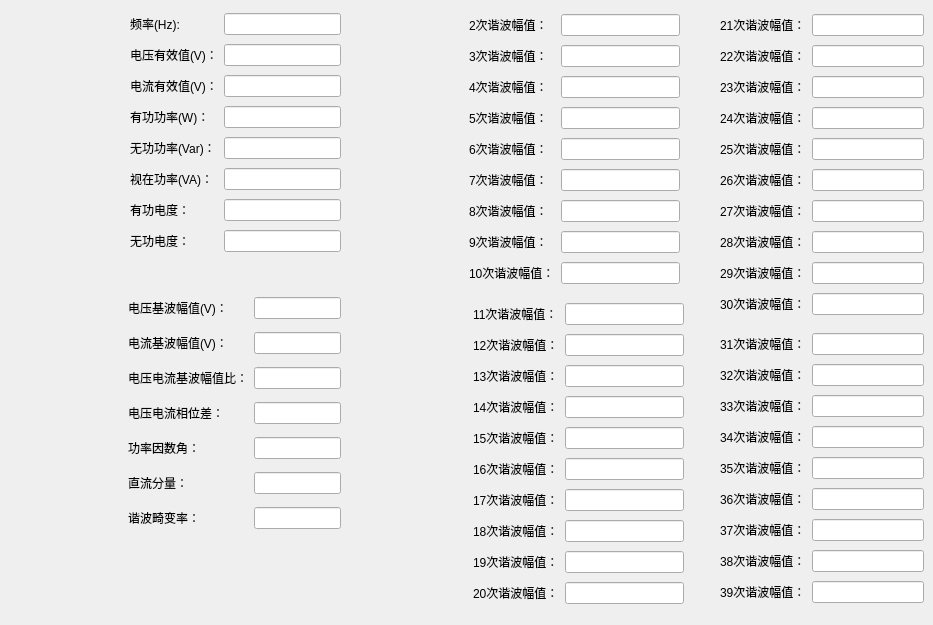
   <widget class="QWidget" name="tab_3">
    <attribute name="title">
     <string>B相基本量</string>
    </attribute>
    <widget class="QWidget" name="layoutWidget_27">
     <property name="geometry">
      <rect>
       <x>130</x>
       <y>10</y>
       <width>211</width>
       <height>252</height>
      </rect>
     </property>
     <layout class="QGridLayout" name="gridLayout_9">
      <item row="0" column="0">
       <widget class="QLabel" name="label_111">
        <property name="text">
         <string>频率(Hz):</string>
        </property>
       </widget>
      </item>
      <item row="0" column="1">
       <widget class="QLineEdit" name="B_FHz"/>
      </item>
      <item row="1" column="0">
       <widget class="QLabel" name="label_112">
        <property name="text">
         <string>电压有效值(V)：</string>
        </property>
       </widget>
      </item>
      <item row="1" column="1">
       <widget class="QLineEdit" name="B_rms"/>
      </item>
      <item row="2" column="0">
       <widget class="QLabel" name="label_113">
        <property name="text">
         <string>电流有效值(V)：</string>
        </property>
       </widget>
      </item>
      <item row="2" column="1">
       <widget class="QLineEdit" name="B_I_rms"/>
      </item>
      <item row="3" column="0">
       <widget class="QLabel" name="label_114">
        <property name="text">
         <string>有功功率(W)：</string>
        </property>
       </widget>
      </item>
      <item row="3" column="1">
       <widget class="QLineEdit" name="B_PW"/>
      </item>
      <item row="4" column="0">
       <widget class="QLabel" name="label_115">
        <property name="text">
         <string>无功功率(Var)：</string>
        </property>
       </widget>
      </item>
      <item row="4" column="1">
       <widget class="QLineEdit" name="B_QVar"/>
      </item>
      <item row="5" column="0">
       <widget class="QLabel" name="label_116">
        <property name="text">
         <string>视在功率(VA)：</string>
        </property>
       </widget>
      </item>
      <item row="5" column="1">
       <widget class="QLineEdit" name="B_SVA"/>
      </item>
      <item row="6" column="0">
       <widget class="QLabel" name="label_117">
        <property name="text">
         <string>有功电度：</string>
        </property>
       </widget>
      </item>
      <item row="6" column="1">
       <widget class="QLineEdit" name="B_PT"/>
      </item>
      <item row="7" column="0">
       <widget class="QLabel" name="label_118">
        <property name="text">
         <string>无功电度：</string>
        </property>
       </widget>
      </item>
      <item row="7" column="1">
       <widget class="QLineEdit" name="B_QT"/>
      </item>
     </layout>
    </widget>
    <widget class="QWidget" name="layoutWidget_28">
     <property name="geometry">
      <rect>
       <x>469</x>
       <y>11</y>
       <width>211</width>
       <height>284</height>
      </rect>
     </property>
     <layout class="QGridLayout" name="gridLayout_17">
      <item row="0" column="0">
       <widget class="QLabel" name="label_119">
        <property name="text">
         <string>2次谐波幅值：</string>
        </property>
       </widget>
      </item>
      <item row="0" column="1">
       <widget class="QLineEdit" name="B_ercixiebofuzhi"/>
      </item>
      <item row="1" column="0">
       <widget class="QLabel" name="label_120">
        <property name="text">
         <string>3次谐波幅值：</string>
        </property>
       </widget>
      </item>
      <item row="1" column="1">
       <widget class="QLineEdit" name="B_sancixiebofuzhi"/>
      </item>
      <item row="2" column="0">
       <widget class="QLabel" name="label_121">
        <property name="text">
         <string>4次谐波幅值：</string>
        </property>
       </widget>
      </item>
      <item row="2" column="1">
       <widget class="QLineEdit" name="B_sicixiebofuzhi"/>
      </item>
      <item row="3" column="0">
       <widget class="QLabel" name="label_122">
        <property name="text">
         <string>5次谐波幅值：</string>
        </property>
       </widget>
      </item>
      <item row="3" column="1">
       <widget class="QLineEdit" name="B_wucixiebofuzhi"/>
      </item>
      <item row="4" column="0">
       <widget class="QLabel" name="label_123">
        <property name="text">
         <string>6次谐波幅值：</string>
        </property>
       </widget>
      </item>
      <item row="4" column="1">
       <widget class="QLineEdit" name="B_liucixiebofuzhi"/>
      </item>
      <item row="5" column="0">
       <widget class="QLabel" name="label_124">
        <property name="text">
         <string>7次谐波幅值：</string>
        </property>
       </widget>
      </item>
      <item row="5" column="1">
       <widget class="QLineEdit" name="B_qicixiebofuzhi"/>
      </item>
      <item row="6" column="0">
       <widget class="QLabel" name="label_125">
        <property name="text">
         <string>8次谐波幅值：</string>
        </property>
       </widget>
      </item>
      <item row="6" column="1">
       <widget class="QLineEdit" name="B_bacixiebofuzhi">
        <property name="text">
         <string/>
        </property>
       </widget>
      </item>
      <item row="7" column="0">
       <widget class="QLabel" name="label_126">
        <property name="text">
         <string>9次谐波幅值：</string>
        </property>
       </widget>
      </item>
      <item row="7" column="1">
       <widget class="QLineEdit" name="B_jiucixiebofuzhi"/>
      </item>
      <item row="8" column="0">
       <widget class="QLabel" name="label_127">
        <property name="text">
         <string>10次谐波幅值：</string>
        </property>
       </widget>
      </item>
      <item row="8" column="1">
       <widget class="QLineEdit" name="B_shicixiebofuzhi"/>
      </item>
     </layout>
    </widget>
    <widget class="QWidget" name="layoutWidget_29">
     <property name="geometry">
      <rect>
       <x>473</x>
       <y>300</y>
       <width>211</width>
       <height>316</height>
      </rect>
     </property>
     <layout class="QGridLayout" name="gridLayout_18">
      <item row="0" column="0">
       <widget class="QLabel" name="label_128">
        <property name="text">
         <string>11次谐波幅值：</string>
        </property>
       </widget>
      </item>
      <item row="0" column="1">
       <widget class="QLineEdit" name="B_shiyicixiebofuzhi"/>
      </item>
      <item row="1" column="0">
       <widget class="QLabel" name="label_129">
        <property name="text">
         <string>12次谐波幅值：</string>
        </property>
       </widget>
      </item>
      <item row="1" column="1">
       <widget class="QLineEdit" name="B_shiercixiebofuzhi"/>
      </item>
      <item row="2" column="0">
       <widget class="QLabel" name="label_3">
        <property name="text">
         <string>13次谐波幅值：</string>
        </property>
       </widget>
      </item>
      <item row="2" column="1">
       <widget class="QLineEdit" name="B_shisancixiebofuzhi"/>
      </item>
      <item row="3" column="0">
       <widget class="QLabel" name="label_131">
        <property name="text">
         <string>14次谐波幅值：</string>
        </property>
       </widget>
      </item>
      <item row="3" column="1">
       <widget class="QLineEdit" name="B_shisicixiebofuzhi"/>
      </item>
      <item row="4" column="0">
       <widget class="QLabel" name="label_132">
        <property name="text">
         <string>15次谐波幅值：</string>
        </property>
       </widget>
      </item>
      <item row="4" column="1">
       <widget class="QLineEdit" name="B_shiwucixiebofuzhi"/>
      </item>
      <item row="5" column="0">
       <widget class="QLabel" name="label_133">
        <property name="text">
         <string>16次谐波幅值：</string>
        </property>
       </widget>
      </item>
      <item row="5" column="1">
       <widget class="QLineEdit" name="B_shiliucixiebofuzhi"/>
      </item>
      <item row="6" column="0">
       <widget class="QLabel" name="label_134">
        <property name="text">
         <string>17次谐波幅值：</string>
        </property>
       </widget>
      </item>
      <item row="6" column="1">
       <widget class="QLineEdit" name="B_shiqicixiebofuzhi">
        <property name="text">
         <string/>
        </property>
       </widget>
      </item>
      <item row="7" column="0">
       <widget class="QLabel" name="label_135">
        <property name="text">
         <string>18次谐波幅值：</string>
        </property>
       </widget>
      </item>
      <item row="7" column="1">
       <widget class="QLineEdit" name="B_shibacixiebofuzhi"/>
      </item>
      <item row="8" column="0">
       <widget class="QLabel" name="label_136">
        <property name="text">
         <string>19次谐波幅值：</string>
        </property>
       </widget>
      </item>
      <item row="8" column="1">
       <widget class="QLineEdit" name="B_shijiucixiebofuzhi"/>
      </item>
      <item row="9" column="0">
       <widget class="QLabel" name="label_137">
        <property name="text">
         <string>20次谐波幅值：</string>
        </property>
       </widget>
      </item>
      <item row="9" column="1">
       <widget class="QLineEdit" name="B_ershicixiebofuzhi"/>
      </item>
     </layout>
    </widget>
    <widget class="QWidget" name="layoutWidget_30">
     <property name="geometry">
      <rect>
       <x>720</x>
       <y>11</y>
       <width>204</width>
       <height>316</height>
      </rect>
     </property>
     <layout class="QGridLayout" name="gridLayout_19">
      <item row="0" column="0">
       <widget class="QLabel" name="label_138">
        <property name="text">
         <string>21次谐波幅值：</string>
        </property>
       </widget>
      </item>
      <item row="0" column="1">
       <widget class="QLineEdit" name="B_ershiyicixiebofuzhi"/>
      </item>
      <item row="1" column="0">
       <widget class="QLabel" name="label_139">
        <property name="text">
         <string>22次谐波幅值：</string>
        </property>
       </widget>
      </item>
      <item row="1" column="1">
       <widget class="QLineEdit" name="B_ershiercixiebofuzhi"/>
      </item>
      <item row="2" column="0">
       <widget class="QLabel" name="label_140">
        <property name="text">
         <string>23次谐波幅值：</string>
        </property>
       </widget>
      </item>
      <item row="2" column="1">
       <widget class="QLineEdit" name="B_ershisancixiebofuzhi"/>
      </item>
      <item row="3" column="0">
       <widget class="QLabel" name="label_141">
        <property name="text">
         <string>24次谐波幅值：</string>
        </property>
       </widget>
      </item>
      <item row="3" column="1">
       <widget class="QLineEdit" name="B_ershisicixiebofuzhi"/>
      </item>
      <item row="4" column="0">
       <widget class="QLabel" name="label_142">
        <property name="text">
         <string>25次谐波幅值：</string>
        </property>
       </widget>
      </item>
      <item row="4" column="1">
       <widget class="QLineEdit" name="B_ershiwucixiebofuzhi"/>
      </item>
      <item row="5" column="0">
       <widget class="QLabel" name="label_143">
        <property name="text">
         <string>26次谐波幅值：</string>
        </property>
       </widget>
      </item>
      <item row="5" column="1">
       <widget class="QLineEdit" name="B_ershiliucixiebofuzhi"/>
      </item>
      <item row="6" column="0">
       <widget class="QLabel" name="label_144">
        <property name="text">
         <string>27次谐波幅值：</string>
        </property>
       </widget>
      </item>
      <item row="6" column="1">
       <widget class="QLineEdit" name="B_ershiqicixiebofuzhi">
        <property name="text">
         <string/>
        </property>
       </widget>
      </item>
      <item row="7" column="0">
       <widget class="QLabel" name="label_145">
        <property name="text">
         <string>28次谐波幅值：</string>
        </property>
       </widget>
      </item>
      <item row="7" column="1">
       <widget class="QLineEdit" name="B_ershibacixiebofuzhi"/>
      </item>
      <item row="8" column="0">
       <widget class="QLabel" name="label_146">
        <property name="text">
         <string>29次谐波幅值：</string>
        </property>
       </widget>
      </item>
      <item row="8" column="1">
       <widget class="QLineEdit" name="B_ershijiucixiebofuzhi"/>
      </item>
      <item row="9" column="0">
       <widget class="QLabel" name="label_147">
        <property name="text">
         <string>30次谐波幅值：</string>
        </property>
       </widget>
      </item>
      <item row="9" column="1">
       <widget class="QLineEdit" name="B_sanshicixiebofuzhi"/>
      </item>
     </layout>
    </widget>
    <widget class="QWidget" name="layoutWidget_31">
     <property name="geometry">
      <rect>
       <x>720</x>
       <y>330</y>
       <width>204</width>
       <height>284</height>
      </rect>
     </property>
     <layout class="QGridLayout" name="gridLayout_20">
      <item row="0" column="0">
       <widget class="QLabel" name="label_148">
        <property name="text">
         <string>31次谐波幅值：</string>
        </property>
       </widget>
      </item>
      <item row="0" column="1">
       <widget class="QLineEdit" name="B_sanshiyicixiebofuzhi"/>
      </item>
      <item row="1" column="0">
       <widget class="QLabel" name="label_149">
        <property name="text">
         <string>32次谐波幅值：</string>
        </property>
       </widget>
      </item>
      <item row="1" column="1">
       <widget class="QLineEdit" name="B_sanshiercixiebofuzhi"/>
      </item>
      <item row="2" column="0">
       <widget class="QLabel" name="label_150">
        <property name="text">
         <string>33次谐波幅值：</string>
        </property>
       </widget>
      </item>
      <item row="2" column="1">
       <widget class="QLineEdit" name="B_sanshisancixiebofuzhi"/>
      </item>
      <item row="3" column="0">
       <widget class="QLabel" name="label_151">
        <property name="text">
         <string>34次谐波幅值：</string>
        </property>
       </widget>
      </item>
      <item row="3" column="1">
       <widget class="QLineEdit" name="B_sanshisicixiebofuzhi"/>
      </item>
      <item row="4" column="0">
       <widget class="QLabel" name="label_152">
        <property name="text">
         <string>35次谐波幅值：</string>
        </property>
       </widget>
      </item>
      <item row="4" column="1">
       <widget class="QLineEdit" name="B_sanshiwucixiebofuzhi"/>
      </item>
      <item row="5" column="0">
       <widget class="QLabel" name="label_153">
        <property name="text">
         <string>36次谐波幅值：</string>
        </property>
       </widget>
      </item>
      <item row="5" column="1">
       <widget class="QLineEdit" name="B_sanshiliucixiebofuzhi"/>
      </item>
      <item row="6" column="0">
       <widget class="QLabel" name="label_154">
        <property name="text">
         <string>37次谐波幅值：</string>
        </property>
       </widget>
      </item>
      <item row="6" column="1">
       <widget class="QLineEdit" name="B_sanshiqicixiebofuzhi">
        <property name="text">
         <string/>
        </property>
       </widget>
      </item>
      <item row="7" column="0">
       <widget class="QLabel" name="label_155">
        <property name="text">
         <string>38次谐波幅值：</string>
        </property>
       </widget>
      </item>
      <item row="7" column="1">
       <widget class="QLineEdit" name="B_sanshibacixiebofuzhi"/>
      </item>
      <item row="8" column="0">
       <widget class="QLabel" name="label_156">
        <property name="text">
         <string>39次谐波幅值：</string>
        </property>
       </widget>
      </item>
      <item row="8" column="1">
       <widget class="QLineEdit" name="B_sanshijiucixiebofuzhi"/>
      </item>
     </layout>
    </widget>
    <widget class="QWidget" name="layoutWidget_32">
     <property name="geometry">
      <rect>
       <x>128</x>
       <y>290</y>
       <width>213</width>
       <height>252</height>
      </rect>
     </property>
     <layout class="QGridLayout" name="gridLayout_21">
      <item row="3" column="1">
       <widget class="QLineEdit" name="B_VI_xiangweicha"/>
      </item>
      <item row="6" column="0">
       <widget class="QLabel" name="label_163">
        <property name="text">
         <string>谐波畸变率：</string>
        </property>
       </widget>
      </item>
      <item row="6" column="1">
       <widget class="QLineEdit" name="B_Thdu"/>
      </item>
      <item row="0" column="0">
       <widget class="QLabel" name="label_157">
        <property name="text">
         <string>电压基波幅值(V)：</string>
        </property>
       </widget>
      </item>
      <item row="0" column="1">
       <widget class="QLineEdit" name="B_V_jibofuzhi"/>
      </item>
      <item row="2" column="0">
       <widget class="QLabel" name="label_159">
        <property name="text">
         <string>电压电流基波幅值比：</string>
        </property>
       </widget>
      </item>
      <item row="4" column="1">
       <widget class="QLineEdit" name="B_VI_cos"/>
      </item>
      <item row="2" column="1">
       <widget class="QLineEdit" name="B_VI_jibofuzhibi"/>
      </item>
      <item row="5" column="0">
       <widget class="QLabel" name="label_162">
        <property name="text">
         <string>直流分量：</string>
        </property>
       </widget>
      </item>
      <item row="1" column="0">
       <widget class="QLabel" name="label_158">
        <property name="text">
         <string>电流基波幅值(V)：</string>
        </property>
       </widget>
      </item>
      <item row="3" column="0">
       <widget class="QLabel" name="label_160">
        <property name="text">
         <string>电压电流相位差：</string>
        </property>
       </widget>
      </item>
      <item row="5" column="1">
       <widget class="QLineEdit" name="B_zhiliufenliang"/>
      </item>
      <item row="1" column="1">
       <widget class="QLineEdit" name="B_I_jibofuzhi"/>
      </item>
      <item row="4" column="0">
       <widget class="QLabel" name="label_161">
        <property name="text">
         <string>功率因数角：</string>
        </property>
       </widget>
      </item>
     </layout>
    </widget>
   </widget>
